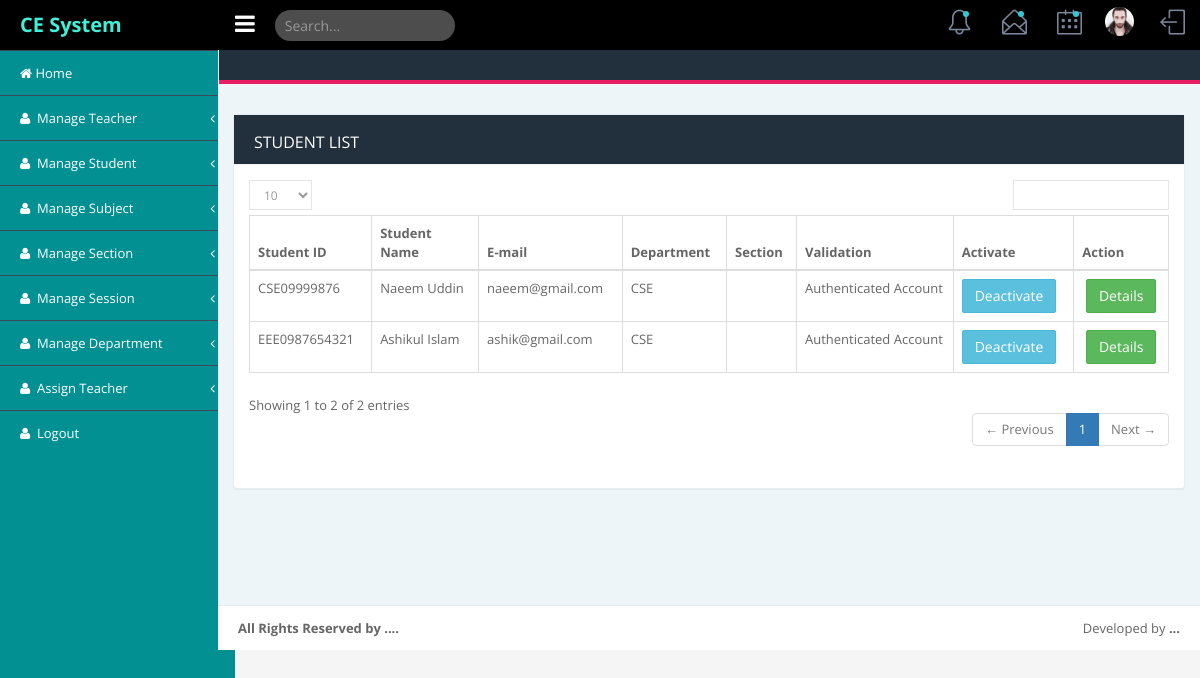
The app's page /admin/student/student_list.php (signed in), older data.
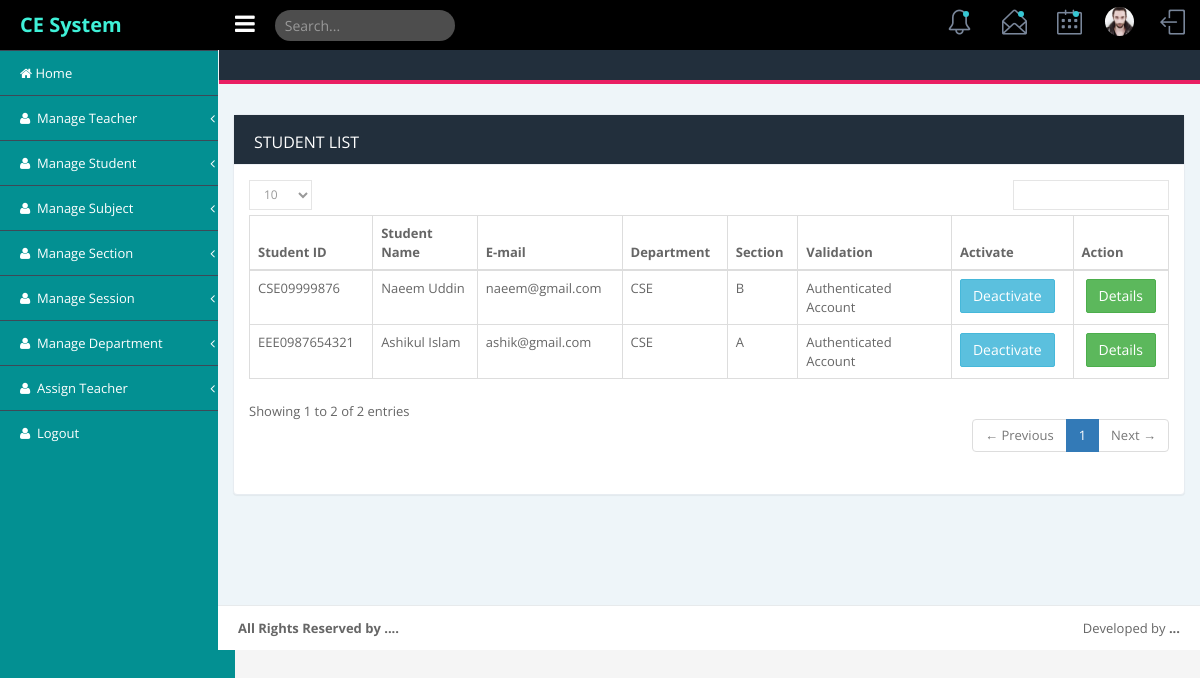
The same page, newer data.
### tables this page shows
CREATE TABLE `registration` (
  `id` int(11) NOT NULL,
  `member_id` varchar(250) DEFAULT NULL,
  `login_id` int(11) DEFAULT NULL,
  `email` varchar(250) DEFAULT NULL,
  `name` varchar(250) DEFAULT NULL,
  `department` int(11) DEFAULT NULL,
  `section` int(11) DEFAULT NULL,
  `authentication` tinyint(4) NOT NULL DEFAULT '0' COMMENT '0=inactive/pending,1=active,2=rejected',
  `created_at` datetime DEFAULT NULL,
  `updated_at` timestamp NULL DEFAULT CURRENT_TIMESTAMP
);

CREATE TABLE `department` (
  `id` int(11) NOT NULL,
  `department_name` varchar(250) NOT NULL,
  `status` tinyint(4) NOT NULL DEFAULT '1' COMMENT '0=inactive,1=active',
  `created_at` datetime NOT NULL,
  `updated_at` timestamp NOT NULL DEFAULT CURRENT_TIMESTAMP
);

CREATE TABLE `section` (
  `id` int(11) NOT NULL,
  `section_name` varchar(255) DEFAULT NULL,
  `status` tinyint(4) DEFAULT '1' COMMENT '1=active,0=inactive',
  `created_at` datetime DEFAULT NULL,
  `updated_at` timestamp NULL DEFAULT NULL
);

### admin/student/student_list.php (the view, shortened to what the rows shown need)
<?php include('../includes/db/connection_db.php');?>
<!DOCTYPE html>
<html lang="en">
    <head>
    <?php include('../includes/head_link.php');?>
    </head>
    <body class="fixed-top">
        <div id="wrapper">
            <div class="page-container">
                <div class="page-content-wrapper">
                     <div class="content-wrapper container">
                        <div class="row">
                            <div class="col-md-12">
                                <div class="panel panel-card recent-activites">
                                    <div class="panel-body">
                                        <div class="table-responsive">
                                            <table id="basic-datatables" class="table table-bordered">
                                                <thead>
                                                    <tr>
                                                        <th> Student ID</th>
                                                        <th> Student Name</th>
                                                        <th> E-mail </th>
                                                        <th> Department </th>
                                                        <th> Section </th>
                                                        <th> Validation </th>
                                                        <th> Activate </th>
                                                        <th> Action </th>
                                                    </tr>
                                                </thead>
                                                <tbody>
                                                <?php
                                                $sql = "SELECT registration.member_id,registration.name,registration.email,registration.authentication as status,
                                                section.section_name as section,
                                                department.department_name as department
                                                FROM  student
                                                LEFT JOIN registration on student.student_id=registration.member_id
                                                LEFT JOIN login on login.id=registration.login_id
                                                LEFT JOIN section on section.id=registration.section
                                                LEFT JOIN department on department.id=registration.department
                                                where registration.authentication != 2 and login.user_type=3";
                                                $result = $conn->query($sql);
                                                if ($result->num_rows > 0) {
                                                while($row = $result->fetch_assoc()) { ?>
                                                <tr>
                                                    <td><?php echo $row['member_id'];?></td>
                                                    <td><?php echo $row['name'];?></td>
                                                    <td><?php echo $row['email'];?></td>
                                                    <td><?php echo $row['department'];?></td>
                                                    <td><?php echo $row['section'];?></td>
                                                    <td>
                                                      <?php
                                                        if ($row['status'] == 1) {
                                                          $status = 'Authenticated Account';
                                                          $status_table = "<a onclick=\"return confirm('Are you sure want to deactivate?')\" href='".$base."/sql/update_sql.php?status=".$row['status']."&&id=".$row['member_id']."' class='btn btn-info'>
                                                          Deactivate
                                                          </a>";
                                                        }
                                                        echo "$status";
                                                      ?>
                                                    </td>
                                                    <td><?=$status_table?>
                                                    </td>
                                                    <td class="text-center">
                                                        <a href="update_student.php?id=<?php echo $row['member_id']?>"class="btn btn-success">
                                                            Details
                                                        </a>
                                                    </td>
                                                </tr>
                                                    <?php } } ?>
                                                </tbody>
                                            </table>
                                        </div>
                                    </div>
                                </div>
                            </div>
                        </div>
                    </div>
                </div>
            </div>
        </div>
    </body>
</html>

Row changes from the older to the newer data that the page shows:
changed registration "CSE09999876": section.section_name (not shown) → "B"
changed registration "EEE0987654321": section.section_name (not shown) → "A"
